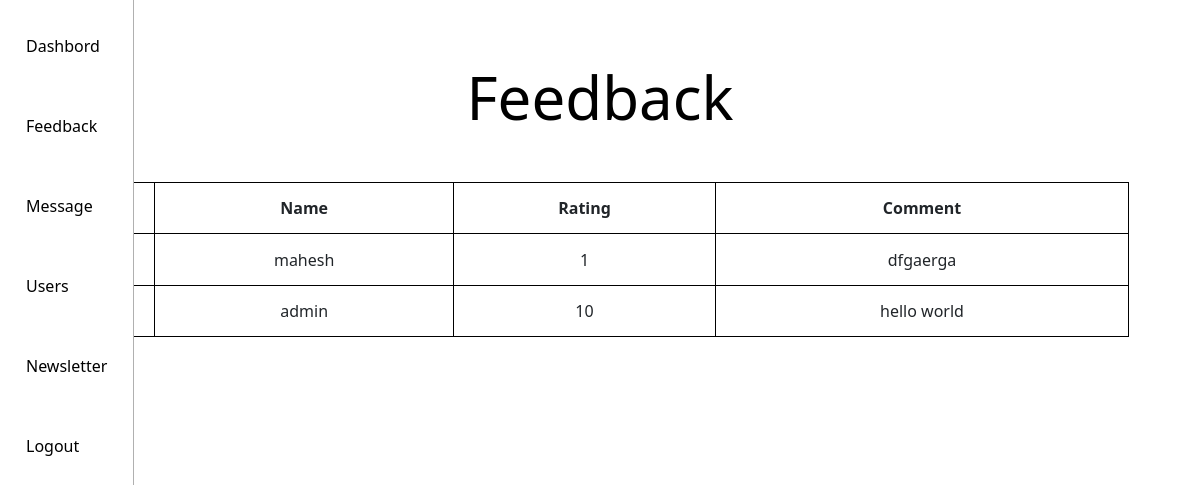
The app's page /admin/dashbord/feedback.php (signed in) with its own data.
### tables this page shows
CREATE TABLE `feedback` (
  `sr` int(11) NOT NULL,
  `name` varchar(50) NOT NULL,
  `rating` int(2) NOT NULL,
  `comment` varchar(500) DEFAULT NULL
);

### admin/dashbord/feedback.php (the view, shortened to what this page needs)
<?php include("header.php");
include("conn.php");
  $sql = "Select * from feedback";
  $result = mysqli_query($con, $sql);
?>
<head>
</head>
<main>
    <?php include("sidebar.php")?>
  <section>
    <div class="content-page">
    <h1>Feedback</h1>
        <table style="width:90%; height:20%">
            <tr>
                <th>Sr</th>
                <th>Name</th>
                <th>Rating</th>
                <th>Comment</th>
            </tr>
           <?php
           while($row=mysqli_fetch_row($result)) {
                echo "
            <tr>
                <td>$row[0]</td>
                <td>$row[1]</td>
                <td>$row[2]</td>
                <td>$row[3]</td>
            </tr>
            ";
            }
           ?>
        </table>
    </div>
  </section>
</main>

### admin/dashbord/dashbord.css (style rules this page uses)
* { margin: 0px; padding: 0px; box-sizing: border-box; }
main { display: flex; }
section { flex: 1; min-height: 100vh; position: relative; background-color: var(--section); }
.content-page { height: 100%; display: flex; flex-direction: column; width: 100%; justify-content: top; align-items: center; padding: 1%; }
.content-page h1 { font-size: 60px; line-height: 70px; text-align: center; margin: 50px 0; color: var(--black); }

### admin/dashbord/feedback.php (style rules this page uses)
table, th, td { border: 1px solid black; text-align:center; }

### records on screen
feedback: name "mahesh", rating "1", comment "dfgaerga"
feedback: name "admin", rating "10", comment "hello world"
